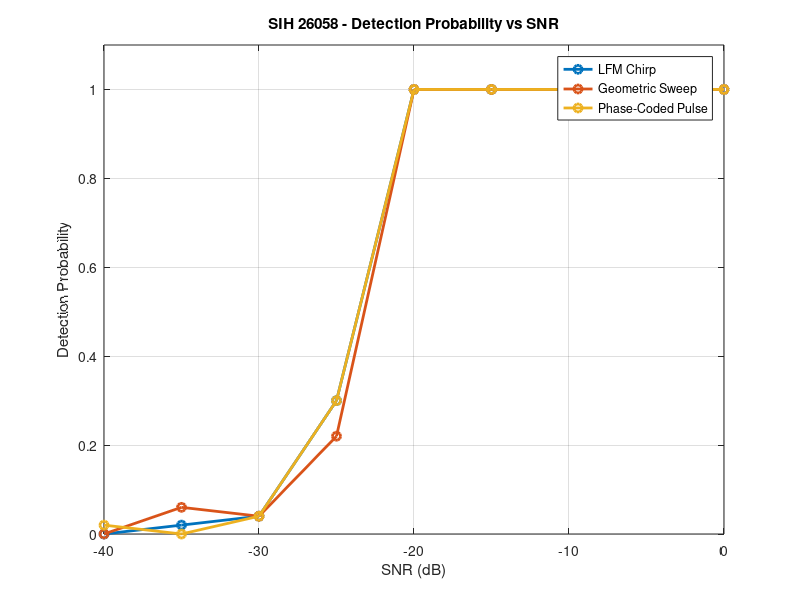
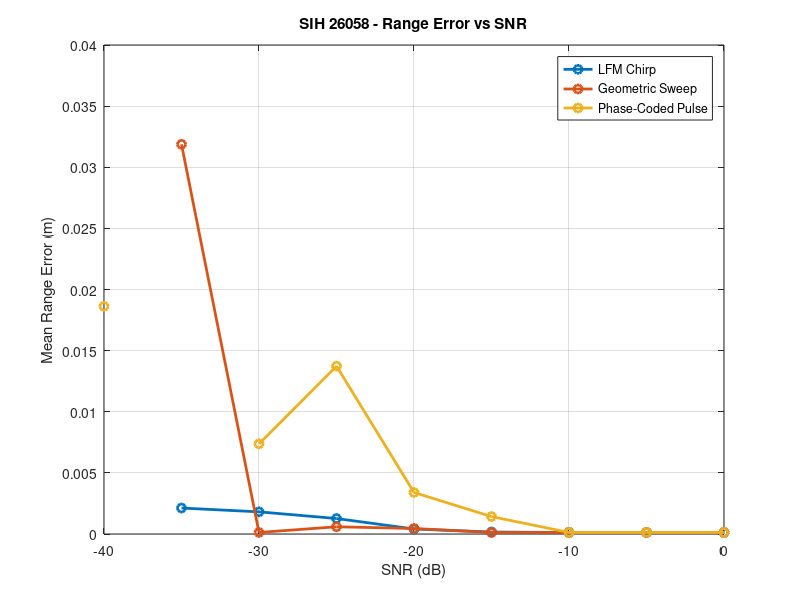

Reproduce these figures in MATLAB, in order.
%% =========================================================
% SIH 26058
% SNR DETECTION LIMIT ANALYSIS
%
% Purpose:
% Find the SNR region where target detection starts to fail.
%
% Waveforms:
%   1. LFM Chirp
%   2. Geometric Sweep
%   3. Phase-Coded Pulse
%
% Target Range : 5 m
% SNR Range    : -40 to 0 dB
% =========================================================

clear;
clc;
close all;

rng(200);

%% =========================================================
% 1. SYSTEM PARAMETERS
% =========================================================

Fs = 2e6;
Ts = 1/Fs;

soundSpeed = 1500;

targetRange = 5;

channelGain = 1;

Fc = 300e3;
BW = 200e3;
Tp = 2e-3;
A = 1.0;

phaseCode = [1 1 -1 1 -1 -1 1];

%% =========================================================
% 2. SNR VALUES
% =========================================================

snrValues = [-40 -35 -30 -25 -20 -15 -10 -5 0];

numSNR = length(snrValues);

%% =========================================================
% 3. MONTE CARLO TRIALS
% =========================================================

numTrials = 50;

%% =========================================================
% 4. DETECTION THRESHOLD
% =========================================================

thresholdMultiplier = 6;

%% =========================================================
% 5. WAVEFORM NAMES
% =========================================================

waveformNames = {
    'LFM Chirp'
    'Geometric Sweep'
    'Phase-Coded Pulse'
    };

numWaveforms = 3;

%% =========================================================
% 6. RESULT ARRAYS
% =========================================================

detectionProbability = zeros(numWaveforms,numSNR);

meanRangeError = nan(numWaveforms,numSNR);

%% =========================================================
% 7. WAVEFORM LOOP
% =========================================================

for w = 1:numWaveforms

    %% -----------------------------------------------------
    % TIME VECTOR
    % -----------------------------------------------------

    N = round(Tp*Fs);

    t = (0:N-1)*Ts;

    %% -----------------------------------------------------
    % GENERATE WAVEFORM
    % -----------------------------------------------------

    switch w

        case 1

            % LFM CHIRP

            fStart = Fc-BW/2;
            fStop = Fc+BW/2;

            k = (fStop-fStart)/Tp;

            phase = 2*pi*( ...
                fStart*t + ...
                0.5*k*t.^2);

            txSignal = A*cos(phase);

        case 2

            % GEOMETRIC SWEEP

            fStart = Fc-BW/2;
            fStop = Fc+BW/2;

            ratio = fStop/fStart;

            instFreq = ...
                fStart*ratio.^(t/Tp);

            phase = ...
                2*pi*cumtrapz(t,instFreq);

            txSignal = A*cos(phase);

        case 3

            % PHASE-CODED PULSE

            txSignal = zeros(size(t));

            codeLength = length(phaseCode);

            samplesPerChip = ...
                floor(N/codeLength);

            for chip = 1:codeLength

                startIndex = ...
                    (chip-1)*samplesPerChip+1;

                if chip == codeLength

                    endIndex = N;

                else

                    endIndex = ...
                        chip*samplesPerChip;

                end

                txSignal(startIndex:endIndex) = ...
                    A*phaseCode(chip)* ...
                    cos(2*pi*Fc*t(startIndex:endIndex));

            end

    end

    %% -----------------------------------------------------
    % HANN WINDOW
    % -----------------------------------------------------

    txSignal = ...
        txSignal .* hann(N).';

    %% -----------------------------------------------------
    % TARGET DELAY
    % -----------------------------------------------------

    roundTripTime = ...
        2*targetRange/soundSpeed;

    delaySamples = ...
        round(roundTripTime*Fs);

    %% -----------------------------------------------------
    % RECEIVED SIGNAL
    % -----------------------------------------------------

    receiveLength = ...
        length(txSignal)+delaySamples;

    receivedSignal = ...
        zeros(1,receiveLength);

    %% -----------------------------------------------------
    % TARGET ECHO
    % -----------------------------------------------------

    echoGain = ...
        channelGain/(1+targetRange);

    echoSignal = ...
        echoGain*txSignal;

    startIndex = delaySamples+1;

    endIndex = ...
        startIndex+length(echoSignal)-1;

    receivedSignal(startIndex:endIndex) = ...
        echoSignal;

    %% -----------------------------------------------------
    % SIGNAL POWER
    % -----------------------------------------------------

    signalPower = ...
        mean(echoSignal.^2);

    %% -----------------------------------------------------
    % MATCHED FILTER
    % -----------------------------------------------------

    matchedFilter = ...
        conj(fliplr(txSignal));

    %% =====================================================
    % SNR LOOP
    % =====================================================

    for s = 1:numSNR

        targetSNR = snrValues(s);

        detectedCount = 0;

        successfulErrors = [];

        for trial = 1:numTrials

            %% -------------------------------------------------
            % NOISE POWER
            % -------------------------------------------------

            noisePower = ...
                signalPower/(10^(targetSNR/10));

            noiseStd = sqrt(noisePower);

            %% -------------------------------------------------
            % GENERATE NOISE
            % -------------------------------------------------

            noise = ...
                noiseStd*randn(size(receivedSignal));

            noisyReceivedSignal = ...
                receivedSignal+noise;

            %% -------------------------------------------------
            % MATCHED FILTER
            % -------------------------------------------------

            matchedOutput = ...
                conv(noisyReceivedSignal,matchedFilter);

            magnitudeOutput = ...
                abs(matchedOutput);

            %% -------------------------------------------------
            % ESTIMATE NOISE FLOOR
            % -------------------------------------------------

            expectedPeak = ...
                delaySamples+length(txSignal);

            exclusionWidth = ...
                round(0.01*length(matchedOutput));

            noiseRegion = true(size(magnitudeOutput));

            lowerIndex = ...
                max(1,expectedPeak-exclusionWidth);

            upperIndex = ...
                min(length(magnitudeOutput), ...
                    expectedPeak+exclusionWidth);

            noiseRegion(lowerIndex:upperIndex) = false;

            background = ...
                magnitudeOutput(noiseRegion);

            noiseMean = mean(background);

            noiseStdMF = std(background);

            threshold = ...
                noiseMean + ...
                thresholdMultiplier*noiseStdMF;

            %% -------------------------------------------------
            % PEAK
            % -------------------------------------------------

            [peakValue,peakIndex] = ...
                max(magnitudeOutput);

            %% -------------------------------------------------
            % DETECTION
            % -------------------------------------------------

            if peakValue > threshold

                detectedDelaySamples = ...
                    peakIndex-length(txSignal);

                detectedDelay = ...
                    detectedDelaySamples/Fs;

                currentRange = ...
                    detectedDelay*soundSpeed/2;

                currentError = ...
                    abs(currentRange-targetRange);

                %% ---------------------------------------------
                % VALID TARGET RANGE
                % ---------------------------------------------

                if currentError < 0.1

                    detectedCount = ...
                        detectedCount+1;

                    successfulErrors = ...
                        [successfulErrors currentError];

                end

            end

        end

        %% -----------------------------------------------------
        % STORE DETECTION PROBABILITY
        % -----------------------------------------------------

        detectionProbability(w,s) = ...
            detectedCount/numTrials;

        %% -----------------------------------------------------
        % STORE RANGE ERROR
        % -----------------------------------------------------

        if ~isempty(successfulErrors)

            meanRangeError(w,s) = ...
                mean(successfulErrors);

        end

    end

end

%% =========================================================
% 8. DISPLAY RESULTS
% =========================================================

fprintf('\n');
fprintf('============================================================\n');
fprintf('       SIH 26058 - SNR DETECTION LIMIT TEST\n');
fprintf('============================================================\n');

fprintf('\nTarget Range     : %.2f m\n',targetRange);
fprintf('Trials / SNR     : %d\n',numTrials);
fprintf('Threshold Factor : %.1f sigma\n',thresholdMultiplier);

%% =========================================================
% 9. DETECTION PROBABILITY TABLE
% =========================================================

fprintf('\n');
fprintf('================ DETECTION PROBABILITY ====================\n');

fprintf('\n%-23s','Waveform');

for s = 1:numSNR

    fprintf('%9.1f',snrValues(s));

end

fprintf('\n');

fprintf('------------------------------------------------------------\n');

for w = 1:numWaveforms

    fprintf('%-23s',waveformNames{w});

    for s = 1:numSNR

        fprintf('%9.2f', ...
            detectionProbability(w,s));

    end

    fprintf('\n');

end

%% =========================================================
% 10. RANGE ERROR TABLE
% =========================================================

fprintf('\n');
fprintf('================ MEAN RANGE ERROR ==========================\n');

fprintf('\n%-23s','Waveform');

for s = 1:numSNR

    fprintf('%9.1f',snrValues(s));

end

fprintf('\n');

fprintf('------------------------------------------------------------\n');

for w = 1:numWaveforms

    fprintf('%-23s',waveformNames{w});

    for s = 1:numSNR

        if isnan(meanRangeError(w,s))

            fprintf('%9s','N/A');

        else

            fprintf('%9.4f', ...
                meanRangeError(w,s));

        end

    end

    fprintf('\n');

end

%% =========================================================
% 11. FIND 90% DETECTION LIMIT
% =========================================================

fprintf('\n');
fprintf('================ 90%% DETECTION LIMIT ======================\n');

for w = 1:numWaveforms

    successfulIndex = ...
        find(detectionProbability(w,:) >= 0.90,1,'first');

    if ~isempty(successfulIndex)

        fprintf('%-23s : %.1f dB\n', ...
            waveformNames{w}, ...
            snrValues(successfulIndex));

    else

        fprintf('%-23s : Not reached\n', ...
            waveformNames{w});

    end

end

%% =========================================================
% 12. FIND FIRST CLEAR FAILURE
% =========================================================

fprintf('\n');
fprintf('================ DETECTION DEGRADATION ====================\n');

for w = 1:numWaveforms

    failureIndex = ...
        find(detectionProbability(w,:) < 0.90,1,'last');

    if ~isempty(failureIndex)

        fprintf('%-23s : Detection below 90%% at %.1f dB\n', ...
            waveformNames{w}, ...
            snrValues(failureIndex));

    else

        fprintf('%-23s : No degradation below 90%% in range\n', ...
            waveformNames{w});

    end

end

%% =========================================================
% 13. DETECTION PROBABILITY GRAPH
% =========================================================

figure;

for w = 1:numWaveforms

    plot(snrValues, ...
        detectionProbability(w,:), ...
        'o-', ...
        'LineWidth',2);

    hold on;

end

xlabel('SNR (dB)');
ylabel('Detection Probability');

title('SIH 26058 - Detection Probability vs SNR');

legend(waveformNames);

ylim([0 1.1]);

grid on;

hold off;

%% =========================================================
% 14. RANGE ERROR GRAPH
% =========================================================

figure;

for w = 1:numWaveforms

    plot(snrValues, ...
        meanRangeError(w,:), ...
        'o-', ...
        'LineWidth',2);

    hold on;

end

xlabel('SNR (dB)');
ylabel('Mean Range Error (m)');

title('SIH 26058 - Range Error vs SNR');

legend(waveformNames);

grid on;

hold off;

%% =========================================================
% 15. COMPLETE
% =========================================================

fprintf('\n');
fprintf('SNR DETECTION LIMIT ANALYSIS COMPLETE\n');
fprintf('============================================================\n');
